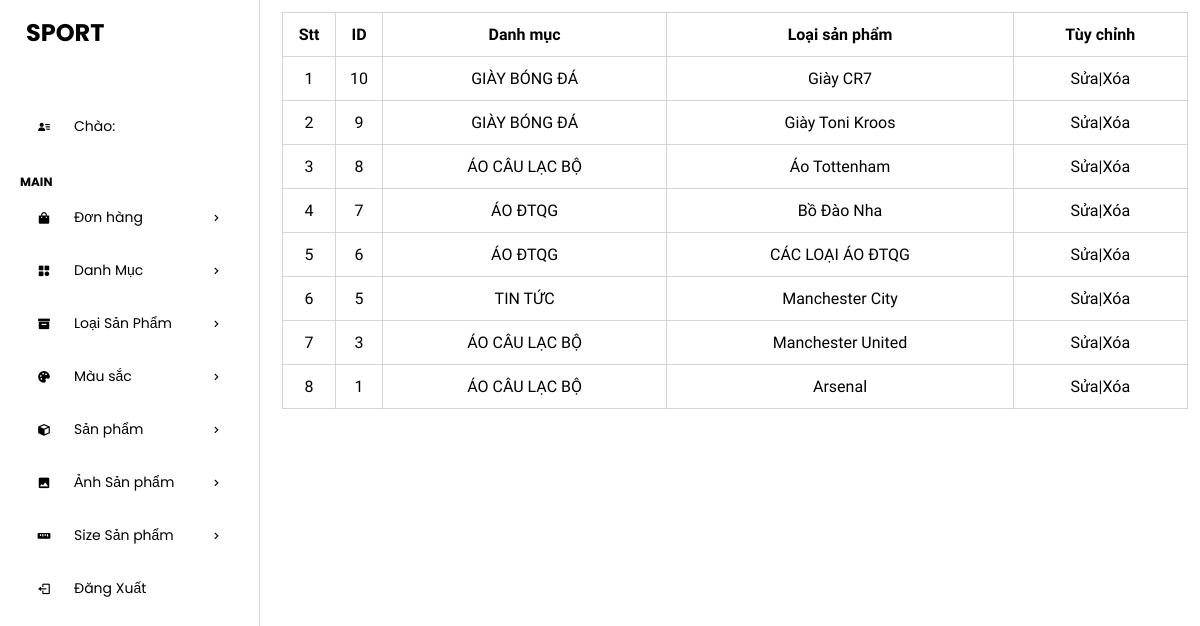
The page /admin/admin/brandlist.php (signed in) on the database its author committed.
### tables this page shows
CREATE TABLE `tbl_loaisanpham` (
  `loaisanpham_id` int(11) NOT NULL,
  `danhmuc_id` int(11) NOT NULL,
  `loaisanpham_ten` varchar(255) NOT NULL
);

CREATE TABLE `tbl_danhmuc` (
  `danhmuc_id` int(11) NOT NULL,
  `danhmuc_ten` varchar(255) NOT NULL
);

### admin/admin/lib/database.php (called while the page is built, shortened)
<?php
class Database
{
    public $host = DB_HOST;
    public $user = DB_USER;
    public $pass = DB_PASS;
    public $dbname = DB_NAME;
    public $link;
    private function connectDB()
    {
        try {
            $this->link = new PDO("mysql:host={$this->host};dbname={$this->dbname}", $this->user, $this->pass);
            $this->link->setAttribute(PDO::ATTR_ERRMODE, PDO::ERRMODE_EXCEPTION);
            $this->link->exec("set names utf8");
        } catch (PDOException $e) {
            $this->error = "Connection fail: " . $e->getMessage();
            return false;
        }
    }
    public function select($query, $params = [])
    {
        try {
            $stmt = $this->link->prepare($query);
            $stmt->execute($params);
            return $stmt;
        } catch (PDOException $e) {
            $this->error = "Query failed: " . $e->getMessage();
            return false;
        }
    }
}

### admin/admin/class/brand_class.php (called while the page is built, shortened)
<?php
class brand
{
   private $db;
   public function __construct()
   {
       $this ->db = new Database();
   }
   public function show_brand(){
    $query = "SELECT tbl_loaisanpham.*, tbl_danhmuc.danhmuc_ten
    FROM tbl_loaisanpham INNER JOIN tbl_danhmuc ON tbl_loaisanpham.danhmuc_id = tbl_danhmuc.danhmuc_id
    ORDER BY tbl_loaisanpham.loaisanpham_id DESC  ";
    $result = $this -> db ->select($query);
    return $result;
   }
   }
?>

### admin/admin/brandlist.php (the view, shortened to what this page needs)
<?php
include "header.php";
include "leftside.php";
$brand = new brand;
$show_brand = $brand -> show_brand()
?>
<div class="admin-content-right">
    <div class="table-content">
        <table>
            <tr>
                <th>Stt</th>
                <th>ID</th>
                <th>Danh mục</th>
                <th>Loại sản phẩm</th>
                <th>Tùy chỉnh</th>
            </tr>
            <?php
                    if($show_brand){$i=0; while($result= $show_brand->fetch(PDO::FETCH_ASSOC)){
                        $i++
                    ?>
            <tr>
                <td> <?php echo $i ?></td>
                <td> <?php echo $result['loaisanpham_id'] ?></td>
                <td> <?php echo $result['danhmuc_ten']  ?></td>
                <td> <?php echo $result['loaisanpham_ten'] ?></td>
                <td><a href="brandedit.php?loaisanpham_id=<?php echo $result['loaisanpham_id'] ?>">Sửa</a>|<a
                        href="branddelete.php?loaisanpham_id=<?php echo $result['loaisanpham_id'] ?>">Xóa</a></td>
            </tr>
            <?php
                     }}
                    ?>
        </table>
    </div>
</div>
</section>
</body>
</html>

### admin/admin/css/style.css (style rules this page uses)
:root { --maincolor: #58257b; --subcolor: #a083b4; }
* { padding: 0; margin: 0; box-sizing: border-box; }
body { font-family: "Poppins", sans-serif; }
a { text-decoration: none; color: black; }
.admin-content-right { width: 80%; background-color: #fff; padding: 12px 12px; height: 100vh; overflow-y: scroll; }
.table-content table { width: 100%; }
.table-content table, th, td { text-align: center; border: 1px solid #cccc; border-collapse: collapse; padding: 12px 0; font-family: "Bona Nova", serif; }

### rows shown on the page
tbl_loaisanpham: loaisanpham_id "10", danhmuc.danhmuc_ten "GIÀY BÓNG ĐÁ", loaisanpham_ten "Giày CR7"
tbl_loaisanpham: loaisanpham_id "9", danhmuc.danhmuc_ten "GIÀY BÓNG ĐÁ", loaisanpham_ten "Giày Toni Kroos"
tbl_loaisanpham: loaisanpham_id "8", danhmuc.danhmuc_ten "ÁO CÂU LẠC BỘ", loaisanpham_ten "Áo Tottenham"
tbl_loaisanpham: loaisanpham_id "7", danhmuc.danhmuc_ten "ÁO ĐTQG", loaisanpham_ten "Bồ Đào Nha"
tbl_loaisanpham: loaisanpham_id "6", danhmuc.danhmuc_ten "ÁO ĐTQG", loaisanpham_ten "CÁC LOẠI ÁO ĐTQG"
tbl_loaisanpham: loaisanpham_id "5", danhmuc.danhmuc_ten "TIN TỨC", loaisanpham_ten "Manchester City"
tbl_loaisanpham: loaisanpham_id "3", danhmuc.danhmuc_ten "ÁO CÂU LẠC BỘ", loaisanpham_ten "Manchester United"
tbl_loaisanpham: loaisanpham_id "1", danhmuc.danhmuc_ten "ÁO CÂU LẠC BỘ", loaisanpham_ten "Arsenal"
